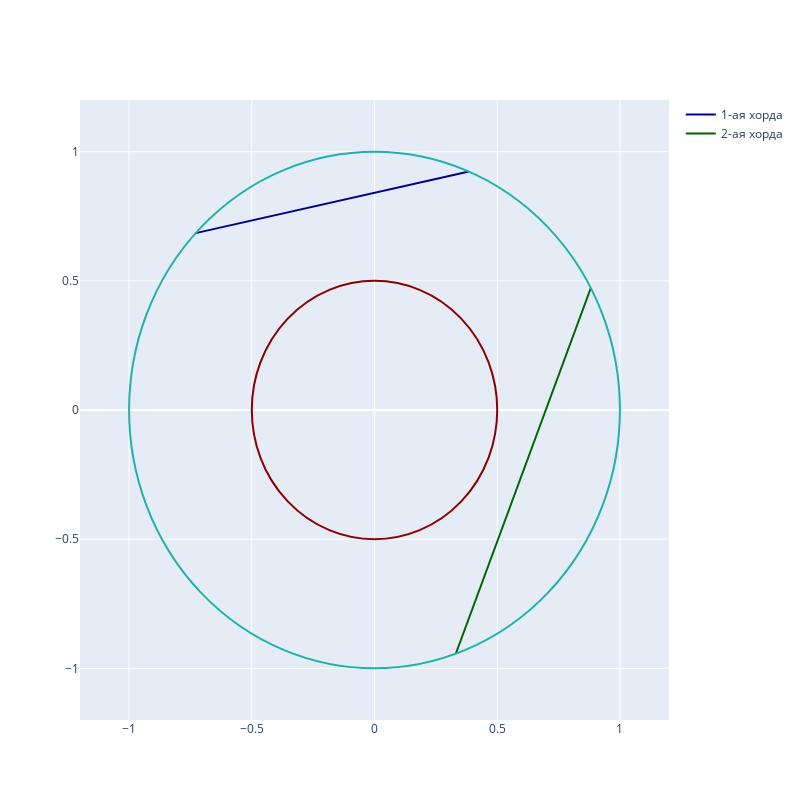

This figure's notebook cell:
### Markdown cell above
Аналогично первому определению будем рассматривать хорду как реализацию случайной пары точек на окружности в радианах, однако вторая точка отталкивается от реализации первой: $\xi = (\xi_1, \xi_1+\xi_2)$, где $\xi_i$~Uniform(0,$2\pi$). Определение случайности вызывает мысли об аналогии результата с первым случаем. Проверим смоделировав данные эксперименты.

### Code cell
f, s = np.random.uniform(0, 2*np.pi), np.random.uniform(0, 2*np.pi) 
Chord_1 = np.array([f, f + np.random.uniform(0, 2*np.pi)])
Chord_2 = np.array([s, s + np.random.uniform(0, 2*np.pi)])
Chord_1_xy = np.array([(np.cos(Chord_1[0]), np.sin(Chord_1[0])), (np.cos(Chord_1[1]), np.sin(Chord_1[1]))])
Chord_2_xy = np.array([(np.cos(Chord_2[0]), np.sin(Chord_2[0])), (np.cos(Chord_2[1]), np.sin(Chord_2[1]))])


x1 = np.linspace(Chord_1_xy[0,0], Chord_1_xy[1,0], 100)
y1 = np.linspace(Chord_1_xy[0,1], Chord_1_xy[1,1], 100)

x2 = np.linspace(Chord_2_xy[0,0], Chord_2_xy[1,0], 100)
y2 = np.linspace(Chord_2_xy[0,1], Chord_2_xy[1,1], 100)

fig = go.Figure()

fig.update_xaxes(range=[-1.2, 1.2], zeroline=False)
fig.update_yaxes(range=[-1.2, 1.2])

fig.add_trace(go.Scatter(x=x1, y=y1, line_color="DarkBlue", name = '1-ая хорда'))

fig.add_trace(go.Scatter(x=x2, y=y2, line_color="DarkGreen", name = '2-ая хорда'))

fig.update_layout(
    shapes=[
        dict(
            type="circle",
            xref="x",yref="y",
            x0=-1, y0=-1,
            x1= 1, y1= 1,
            line_color="LightSeaGreen",
        ),
        dict(
            type="circle",
            xref="x",yref="y",
            x0=-0.5, y0=-0.5,
            x1= 0.5, y1= 0.5,
            line_color="DarkRed",
        ),
    ]
)

fig.update_layout(width=800, height=800)

fig.show()
